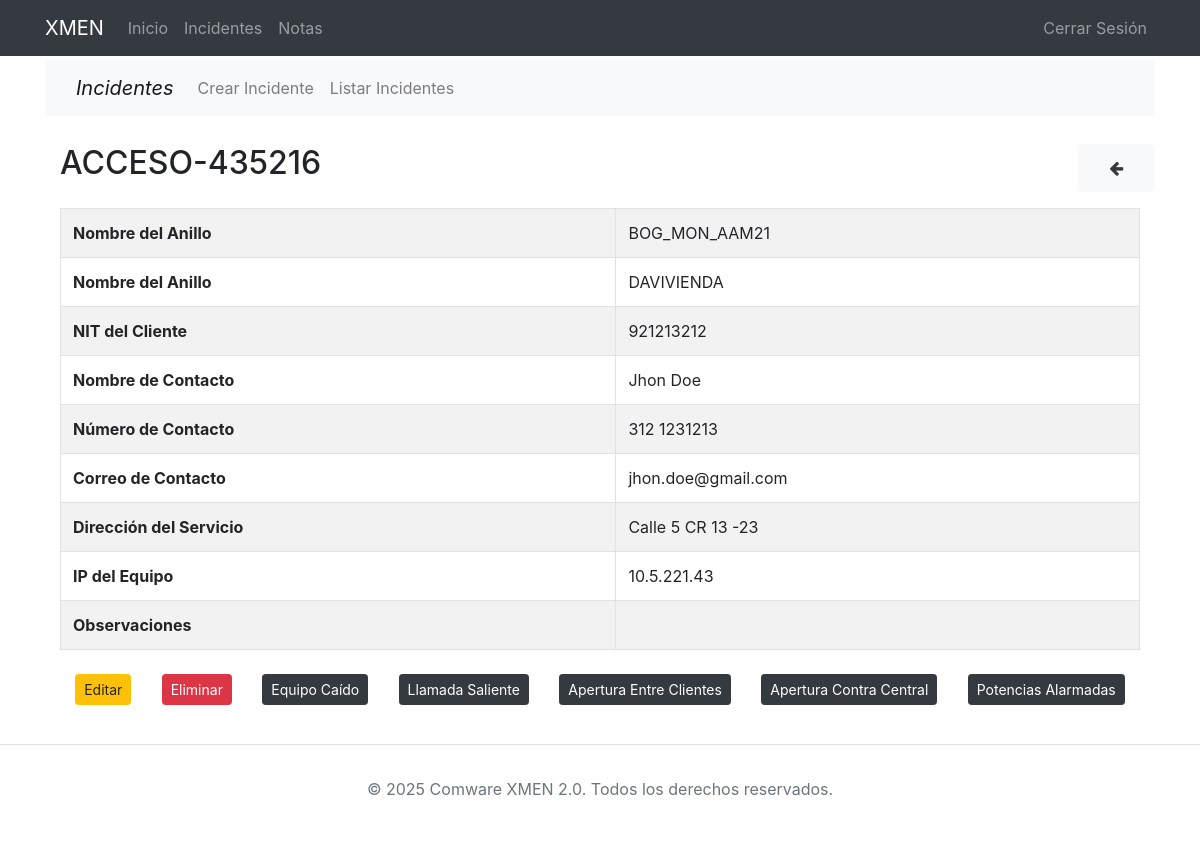
Before: /incidents/18/acceso-435216/ (signed in) with the older database file.
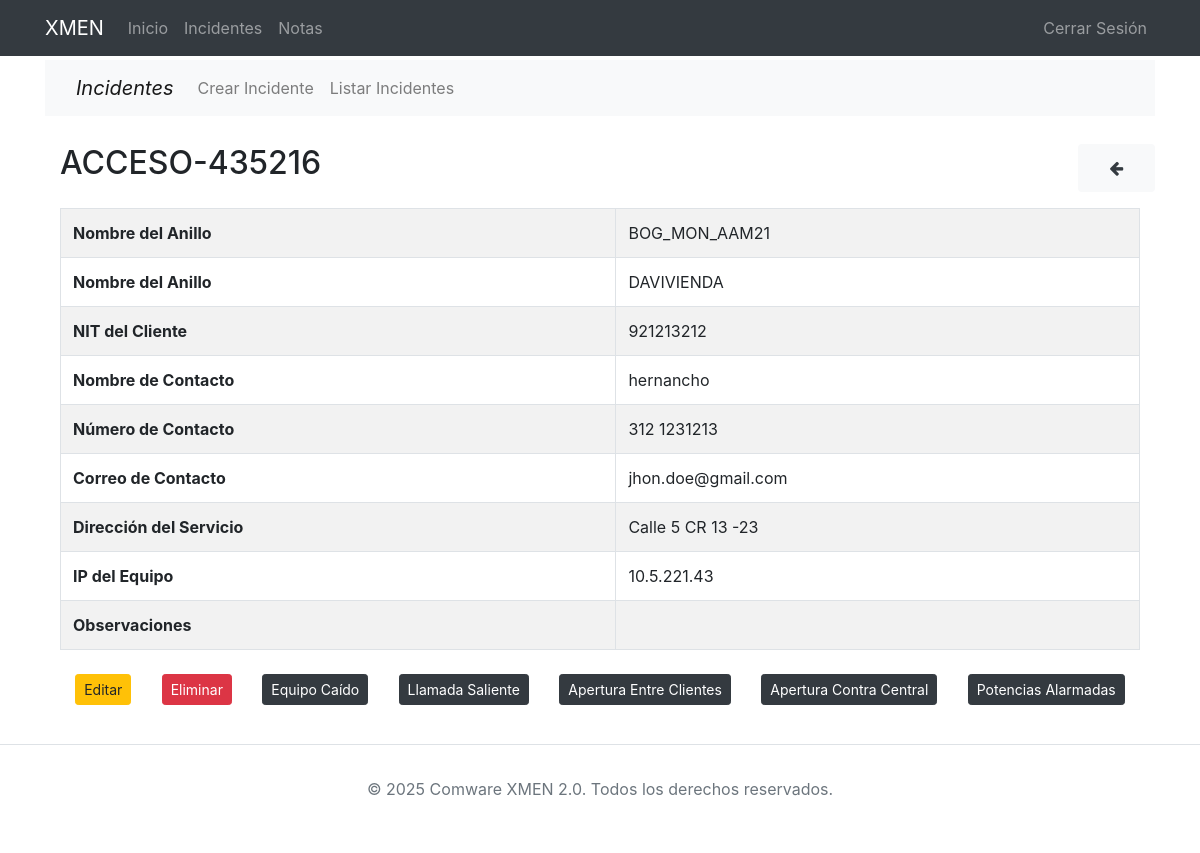
After: the same page with the newer database file.
### incidents/models.py (models this page shows, shortened)
class Incident(models.Model):
    id_servicio = models.CharField(max_length=20, verbose_name='Identificador', unique=True)
    nombre_anillo = models.CharField(max_length=20, verbose_name='Anillo')
    nombre_cliente = models.CharField(max_length=50, verbose_name='Empresa')
    nit = models.CharField(max_length=15, verbose_name='Nit')
    nombre_contacto = models.CharField(max_length=30, verbose_name='Nombre contacto')
    numero_contacto = models.CharField(max_length=15, verbose_name='Número contacto')
    correo_contacto = models.EmailField(verbose_name='Correo contacto')
    direccion_servicio = models.CharField(max_length=50, verbose_name='Dirección servicio')
    ip = models.CharField(max_length=16, verbose_name='ip switch')
    observaciones = models.TextField(verbose_name='Observaciones',  blank=True, null=True)
    created = models.DateTimeField(auto_now_add=True, verbose_name='Fecha de creación')
    updated = models.DateTimeField(auto_now=True, verbose_name='Fecha de modificación')
    usuario = models.ForeignKey(User, on_delete=models.CASCADE, related_name='incidentes', null=True)
    class Meta:
        verbose_name = 'incidente'
        verbose_name_plural = 'incidentes'
        ordering = ["-created"]

### incidents/views.py (the view)
# urls.py: path('<int:pk>/<slug:incident_slug>/', views.IncidentDetailView.as_view(), name='incident'),
class IncidentDetailView(DetailView):
    model = Incident
    def get_queryset(self):
        return Incident.objects.filter(usuario=self.request.user)

### incidents/templates/incidents/incident_detail.html (shortened to what this page needs)
{% extends 'core/base.html' %}
{% load static %}
{% block content %}
{% include 'incidents/includes/incidents_menu.html' %}
<main role="main">
  <div class="container">
    <div class="row my-2">
      <div class="col-md-11">
          <h2 class="section-heading mb-4">{{incident.id_servicio}}</h2>
      </div>
      <div class="col-md-1">
          <div class="mb-3">
              <a href="javascript:history.back()" class="btn btn-light border-0 shadow-sm rounded-3 px-4 py-2">
                <i class="fa fa-arrow-left m-2 text-dark"></i>
              </a>
            </div>
      </div>
      <div class="col-md-12 mx-auto">
        <div>
          <table class="table table-bordered table-striped table-hover">
            <tbody>
                <tr>
                    <td><strong>Nombre del Anillo</strong></td>
                    <td>{{ incident.nombre_anillo|safe }}</td>
                </tr>
                <tr>
                    <td><strong>Nombre del Anillo</strong></td>
                    <td>{{ incident.nombre_cliente|safe }}</td>
                </tr>
                <tr>
                    <td><strong>NIT del Cliente</strong></td>
                    <td>{{ incident.nit|safe }}</td>
                </tr>
                <tr>
                    <td><strong>Nombre de Contacto</strong></td>
                    <td>{{ incident.nombre_contacto|safe }}</td>
                </tr>
                <tr>
                    <td><strong>Número de Contacto</strong></td>
                    <td>{{ incident.numero_contacto|safe }}</td>
                </tr>
                <tr>
                    <td><strong>Correo de Contacto</strong></td>
                    <td>{{ incident.correo_contacto|safe }}</td>
                </tr>
                <tr>
                    <td><strong>Dirección del Servicio</strong></td>
                    <td>{{ incident.direccion_servicio|safe }}</td>
                </tr>
                <tr>
                    <td><strong>IP del Equipo</strong></td>
                    <td>{{ incident.ip|safe }}</td>
                </tr>
                <tr>
                    <td><strong>Observaciones</strong></td>
                    <td>{{ incident.observaciones|safe }}</td>
                </tr>
            </tbody>
          </table>
        </div>
      </div>
    </div>
    <div class="row ">
      <div class="col-md-12 text-right">
        <div class="contenedor d-flex justify-content-around">
          <a href="{% url 'incidents:update' incident.id  %}" class="btn btn-warning btn-sm">Editar</a>
          <a href="{% url 'incidents:delete' incident.id  %}" class="btn btn-danger btn-sm">Eliminar</a>
          <a href="{% url 'incidents:equipo_caido' incident.id incident.id_servicio|slugify %}"
            class="btn btn-dark btn-sm">Equipo Caído</a>
          <a href="{% url 'incidents:llamada_saliente' incident.id incident.id_servicio|slugify %}"
            class="btn btn-dark btn-sm">Llamada Saliente</a>
          <a href="{% url 'incidents:apertura_entre_clientes' incident.id incident.id_servicio|slugify %}"
            class="btn btn-dark btn-sm">Apertura Entre Clientes</a>
          <a href="{% url 'incidents:apertura_contra_central' incident.id incident.id_servicio|slugify %}"
            class="btn btn-dark btn-sm">Apertura Contra Central</a>
          <a href="{% url 'incidents:alarma_potencias' incident.id incident.id_servicio|slugify %}"
            class="btn btn-dark btn-sm">Potencias Alarmadas</a>
        </div>
      </div>
    </div>
  </div>
</main>
{% endblock %}

Changed rows visible on the page:
changed Incident "ACCESO-435216": nombre_contacto "Jhon Doe" → "hernancho"
